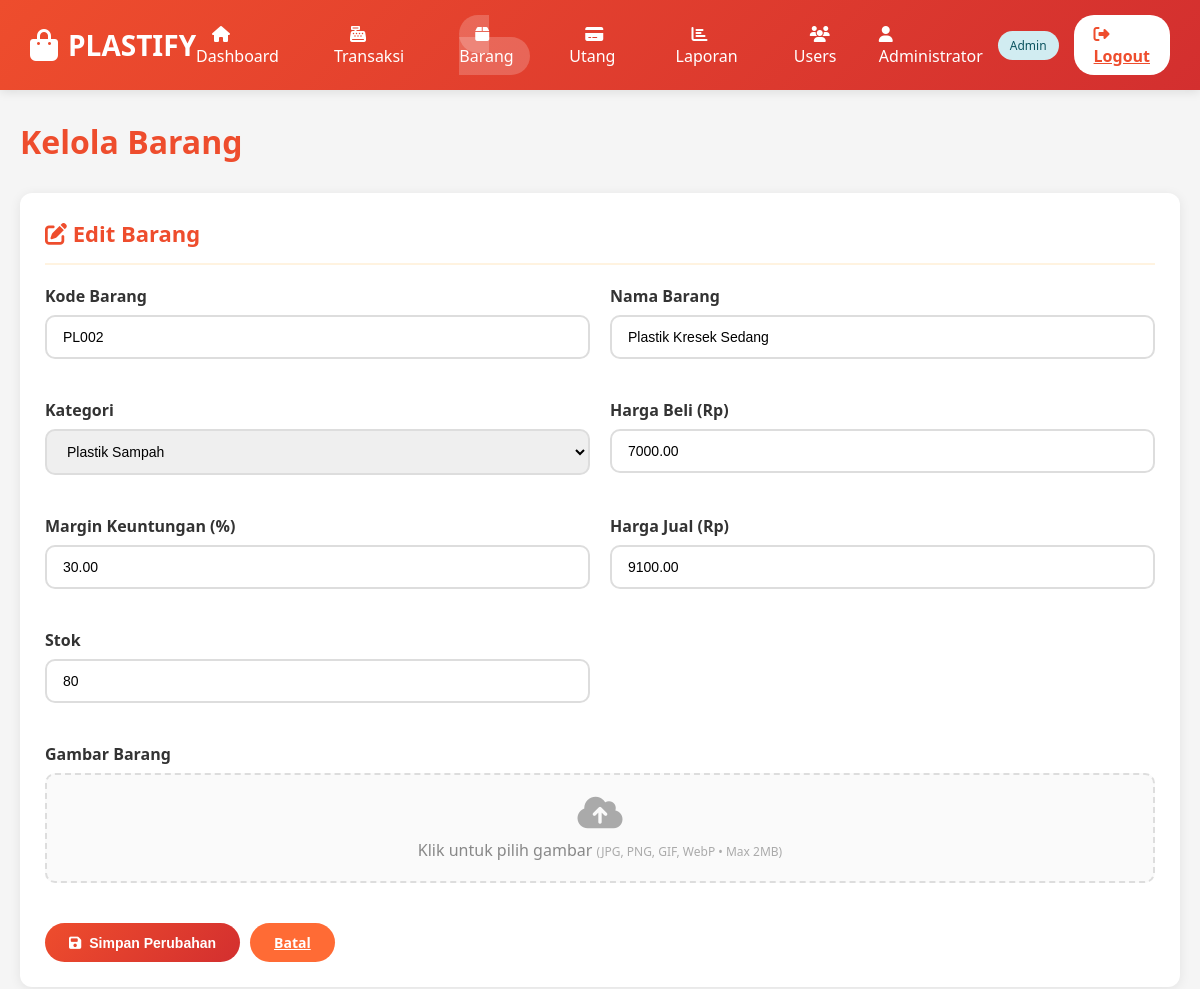
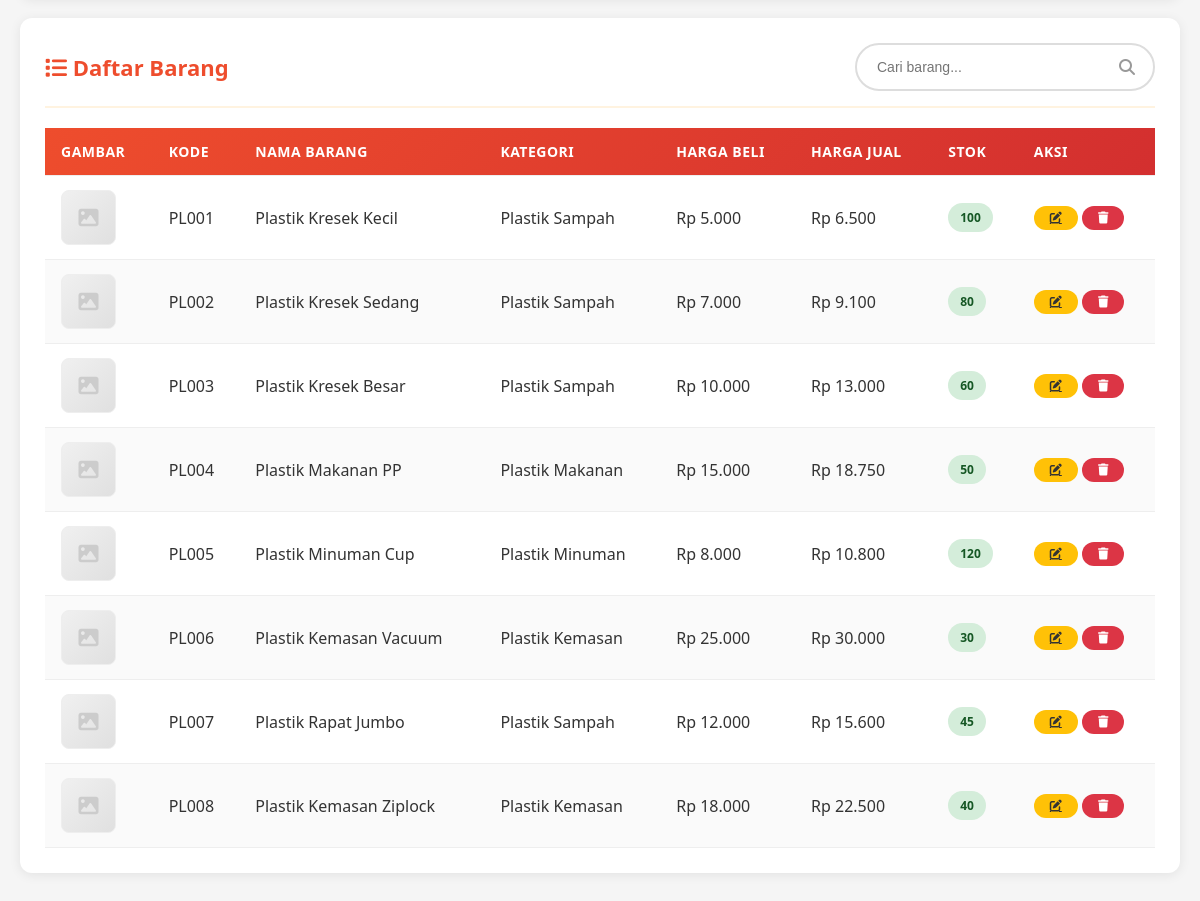
The app's page /barang.php?edit=2 (signed in) with its own data (2 pictures, top to bottom).
### tables this page shows
CREATE TABLE barang (
    id INT AUTO_INCREMENT PRIMARY KEY,
    kode_barang VARCHAR(50) NOT NULL UNIQUE,
    nama_barang VARCHAR(200) NOT NULL,
    kategori_id INT NOT NULL,
    harga_beli DECIMAL(10, 2) NOT NULL,
    margin_keuntungan DECIMAL(5, 2) DEFAULT 20.00,
    harga_jual DECIMAL(10, 2) NOT NULL,
    stok INT DEFAULT 0,
    gambar VARCHAR(255),
    created_at TIMESTAMP DEFAULT CURRENT_TIMESTAMP,
    updated_at TIMESTAMP DEFAULT CURRENT_TIMESTAMP ON UPDATE CURRENT_TIMESTAMP,
    FOREIGN KEY (kategori_id) REFERENCES kategori_barang(id) ON DELETE RESTRICT
);

CREATE TABLE kategori_barang (
    id INT AUTO_INCREMENT PRIMARY KEY,
    nama_kategori VARCHAR(100) NOT NULL,
    created_at TIMESTAMP DEFAULT CURRENT_TIMESTAMP
);

### barang.php (the view, shortened to what this page needs)
<?php
require_once 'config/database.php';
$search = isset($_GET['search']) ? trim($_GET['search']) : '';
$categories = $pdo->query("SELECT * FROM kategori_barang ORDER BY nama_kategori")->fetchAll();
if ($search) {
    $stmt = $pdo->prepare("SELECT b.*, k.nama_kategori FROM barang b LEFT JOIN kategori_barang k ON b.kategori_id = k.id WHERE b.nama_barang LIKE ? OR b.kode_barang LIKE ? ORDER BY b.kode_barang");
    $stmt->execute(["%$search%", "%$search%"]);
} else {
    $stmt = $pdo->query("SELECT b.*, k.nama_kategori FROM barang b LEFT JOIN kategori_barang k ON b.kategori_id = k.id ORDER BY b.kode_barang");
}
$barang = $stmt->fetchAll();
$edit_barang = null;
if (isset($_GET['edit'])) {
    $stmt = $pdo->prepare("SELECT * FROM barang WHERE id = ?");
    $stmt->execute([$_GET['edit']]);
    $edit_barang = $stmt->fetch();
}
?>
<!DOCTYPE html>
<html lang="id">
<head>
    <link rel="stylesheet" href="assets/css/style.css">
    <link rel="stylesheet" href="https://cdnjs.cloudflare.com/ajax/libs/font-awesome/6.4.0/css/all.min.css">
</head>
<body>
    <header class="header">
        <div class="header-content">
            <div class="logo">
                <i class="fas fa-shopping-bag"></i> PLASTIFY
            </div>
            <ul class="nav-menu">
                <li><a href="dashboard.php"><i class="fas fa-home"></i> Dashboard</a></li>
                <li><a href="transaksi.php"><i class="fas fa-cash-register"></i> Transaksi</a></li>
                <li><a href="barang.php" class="active"><i class="fas fa-box"></i> Barang</a></li>
                <li><a href="utang.php"><i class="fas fa-credit-card"></i> Utang</a></li>
                <li><a href="laporan.php"><i class="fas fa-chart-bar"></i> Laporan</a></li>
                <?php if ($_SESSION['role'] == 'admin'): ?>
                    <li><a href="users.php"><i class="fas fa-users"></i> Users</a></li>
                <?php endif; ?>
            </ul>
            <div class="user-info">
                <span><i class="fas fa-user"></i> <?php echo htmlspecialchars($_SESSION['nama_lengkap']); ?></span>
                <span class="badge badge-info"><?php echo ucfirst($_SESSION['role']); ?></span>
                <a href="logout.php" class="btn-logout"><i class="fas fa-sign-out-alt"></i> Logout</a>
            </div>
        </div>
    </header>
    <div class="container">
        <h1 style="margin-bottom: 30px; color: var(--primary-orange);">Kelola Barang</h1>
        <div class="card">
            <div class="card-header">
                <h2 class="card-title"><i class="fas fa-<?php echo $edit_barang ? 'edit' : 'plus'; ?>"></i> <?php echo $edit_barang ? 'Edit Barang' : 'Tambah Barang Baru'; ?></h2>
            </div>
            <form method="POST" action="" enctype="multipart/form-data">
                <div style="display: grid; grid-template-columns: 1fr 1fr; gap: 20px;">
                    <div class="form-group">
                        <label class="form-label">Kode Barang</label>
                        <input type="text" name="kode_barang" class="form-control" value="<?php echo $edit_barang ? htmlspecialchars($edit_barang['kode_barang']) : ''; ?>" required>
                    </div>
                    <div class="form-group">
                        <label class="form-label">Nama Barang</label>
                        <input type="text" name="nama_barang" class="form-control" value="<?php echo $edit_barang ? htmlspecialchars($edit_barang['nama_barang']) : ''; ?>" required>
                    </div>
                    <div class="form-group">
                        <label class="form-label">Kategori</label>
                        <select name="kategori_id" class="form-control" required>
                            <?php foreach ($categories as $cat): ?>
                                <option value="<?php echo $cat['id']; ?>" <?php echo $edit_barang && $edit_barang['kategori_id'] == $cat['id'] ? 'selected' : ''; ?>>
                                    <?php echo htmlspecialchars($cat['nama_kategori']); ?>
                                </option>
                            <?php endforeach; ?>
                        </select>
                    </div>
                    <div class="form-group">
                        <label class="form-label">Harga Beli (Rp)</label>
                        <input type="number" name="harga_beli" class="form-control" step="0.01" value="<?php echo $edit_barang ? $edit_barang['harga_beli'] : ''; ?>" required>
                    </div>
                    <div class="form-group">
                        <label class="form-label">Margin Keuntungan (%)</label>
                        <input type="number" name="margin_keuntungan" class="form-control" step="0.01" value="<?php echo $edit_barang ? $edit_barang['margin_keuntungan'] : '20.00'; ?>" required>
                    </div>
                    <div class="form-group">
                        <label class="form-label">Harga Jual (Rp)</label>
                        <input type="number" name="harga_jual" class="form-control" step="0.01" value="<?php echo $edit_barang ? $edit_barang['harga_jual'] : ''; ?>" required>
                    </div>
                    <div class="form-group">
                        <label class="form-label">Stok</label>
                        <input type="number" name="stok" class="form-control" value="<?php echo $edit_barang ? $edit_barang['stok'] : '0'; ?>" required>
                    </div>
                    <div class="form-group" style="grid-column: 1 / -1;">
                        <label class="form-label">Gambar Barang</label>
                        <div style="border: 2px dashed var(--border-color, #ddd); border-radius: 10px; padding: 20px; text-align: center; background: rgba(0,0,0,0.02); cursor: pointer;" onclick="document.getElementById('gambar-input').click()">
                            <div id="image-preview-wrap">
                                <?php if ($edit_barang && !empty($edit_barang['gambar'])): ?>
                                    <img id="image-preview" src="<?php echo htmlspecialchars($edit_barang['gambar']); ?>" alt="Gambar" style="max-height:180px; max-width:100%; border-radius:8px; object-fit:contain; display:block; margin:0 auto 10px;">
                                    <p style="color:#666; font-size:13px; margin:0;">Klik untuk ganti gambar</p>
                                <?php else: ?>
                                    <div id="upload-placeholder">
                                        <i class="fas fa-cloud-upload-alt" style="font-size:36px; color:#aaa; display:block; margin-bottom:8px;"></i>
                                        <p style="color:#888; margin:0;">Klik untuk pilih gambar <span style="color:#aaa; font-size:12px;">(JPG, PNG, GIF, WebP &bull; Max 2MB)</span></p>
                                    </div>
                                <?php endif; ?>
                            </div>
                        </div>
                    </div>
                </div>
                <div style="display: flex; gap: 10px; margin-top: 20px;">
                    <button type="submit" class="btn btn-primary">
                        <i class="fas fa-<?php echo $edit_barang ? 'save' : 'plus'; ?>"></i> <?php echo $edit_barang ? 'Simpan Perubahan' : 'Tambah Barang'; ?>
                    </button>
                    <?php if ($edit_barang): ?>
                        <a href="barang.php" class="btn btn-secondary">Batal</a>
                    <?php endif; ?>
                </div>
            </form>
        </div>
        <div class="card">
            <div class="card-header">
                <h2 class="card-title"><i class="fas fa-list"></i> Daftar Barang</h2>
                <div class="search-box" style="margin-bottom: 0; width: 300px;">
                    <form method="GET" action="">
                        <input type="text" name="search" placeholder="Cari barang..." value="<?php echo htmlspecialchars($search); ?>">
                        <i class="fas fa-search"></i>
                    </form>
                </div>
            </div>
            <div class="table-responsive">
                <table class="table">
                    <thead>
                        <tr>
                            <th>Gambar</th>
                            <th>Kode</th>
                            <th>Nama Barang</th>
                            <th>Kategori</th>
                            <th>Harga Beli</th>
                            <th>Harga Jual</th>
                            <th>Stok</th>
                            <th>Aksi</th>
                        </tr>
                    </thead>
                    <tbody>
                        <?php foreach ($barang as $item): ?>
                            <tr>
                                <td>
                                    <?php if (!empty($item['gambar']) && file_exists($item['gambar'])): ?>
                                        <img src="<?php echo htmlspecialchars($item['gambar']); ?>" alt="<?php echo htmlspecialchars($item['nama_barang']); ?>" style="width:55px; height:55px; object-fit:cover; border-radius:8px; border:1px solid #eee;">
                                    <?php else: ?>
                                        <div style="width:55px; height:55px; border-radius:8px; background:linear-gradient(135deg,#f0f0f0,#e0e0e0); display:flex; align-items:center; justify-content:center; border:1px solid #eee;">
                                            <i class="fas fa-image" style="color:#ccc; font-size:20px;"></i>
                                        </div>
                                    <?php endif; ?>
                                </td>
                                <td><?php echo htmlspecialchars($item['kode_barang']); ?></td>
                                <td><?php echo htmlspecialchars($item['nama_barang']); ?></td>
                                <td><?php echo htmlspecialchars($item['nama_kategori'] ?? '-'); ?></td>
                                <td>Rp <?php echo number_format($item['harga_beli'], 0, ',', '.'); ?></td>
                                <td>Rp <?php echo number_format($item['harga_jual'], 0, ',', '.'); ?></td>
                                <td>
                                    <?php if ($item['stok'] < 10): ?>
                                        <span class="badge badge-danger"><?php echo $item['stok']; ?></span>
                                    <?php else: ?>
                                        <span class="badge badge-success"><?php echo $item['stok']; ?></span>
                                    <?php endif; ?>
                                </td>
                                <td>
                                    <a href="barang.php?edit=<?php echo $item['id']; ?>" class="btn btn-warning btn-sm">
                                        <i class="fas fa-edit"></i>
                                    </a>
                                    <form method="POST" action="" style="display: inline;" onsubmit="return confirm('Yakin ingin menghapus barang ini?');">
                                        <button type="submit" class="btn btn-danger btn-sm">
                                            <i class="fas fa-trash"></i>
                                        </button>
                                    </form>
                                </td>
                            </tr>
                        <?php endforeach; ?>
                    </tbody>
                </table>
            </div>
        </div>
    </div>
</body>
</html>

### assets/css/style.css (style rules this page uses)
* { margin: 0; padding: 0; box-sizing: border-box; }
body { font-family: 'Segoe UI', Tahoma, Geneva, Verdana, sans-serif; background-color: #f5f5f5; color: #333; }
:root { --primary-orange: #ee4d2d; --primary-red: #d32f2f; --secondary-orange: #ff6b35; --light-orange: #fff3e0; --dark-gray: #333; --light-gray: #f5f5f5; --white: #ffffff; --success: #28a745; --danger: #dc3545; --warning: #ffc107; --info: #17a2b8; }
.header { background: linear-gradient(135deg, var(--primary-orange), var(--primary-red)); color: var(--white); padding: 15px 30px; box-shadow: 0 2px 10px rgba(0,0,0,0.1); position: sticky; top: 0; z-index: 1000; }
.header-content { display: flex; justify-content: space-between; align-items: center; max-width: 1400px; margin: 0 auto; }
.logo { font-size: 28px; font-weight: bold; display: flex; align-items: center; gap: 10px; }
.logo i { font-size: 32px; }
.nav-menu { display: flex; gap: 20px; list-style: none; }
.nav-menu a { color: var(--white); text-decoration: none; font-weight: 500; padding: 8px 16px; border-radius: 20px; transition: all 0.3s; }
.nav-menu a:hover, .nav-menu a.active { background-color: rgba(255,255,255,0.2); }
.user-info { display: flex; align-items: center; gap: 15px; }
.user-info span { font-weight: 500; }
.btn-logout { background-color: var(--white); color: var(--primary-orange); border: none; padding: 8px 20px; border-radius: 20px; cursor: pointer; font-weight: 600; transition: all 0.3s; }
.container { max-width: 1400px; margin: 30px auto; padding: 0 20px; }
.card { background: var(--white); border-radius: 12px; box-shadow: 0 2px 12px rgba(0,0,0,0.08); padding: 25px; margin-bottom: 20px; }
.card-header { display: flex; justify-content: space-between; align-items: center; margin-bottom: 20px; padding-bottom: 15px; border-bottom: 2px solid var(--light-orange); }
.card-title { font-size: 22px; font-weight: 700; color: var(--primary-orange); }
.btn { padding: 10px 24px; border: none; border-radius: 25px; cursor: pointer; font-weight: 600; font-size: 14px; transition: all 0.3s; display: inline-flex; align-items: center; gap: 8px; }
.btn-primary { background: linear-gradient(135deg, var(--primary-orange), var(--primary-red)); color: var(--white); }
.btn-secondary { background-color: var(--secondary-orange); color: var(--white); }
.btn-danger { background-color: var(--danger); color: var(--white); }
.btn-warning { background-color: var(--warning); color: var(--dark-gray); }
.btn-sm { padding: 6px 16px; font-size: 12px; }
.form-group { margin-bottom: 20px; }
.form-label { display: block; margin-bottom: 8px; font-weight: 600; color: var(--dark-gray); }
.form-control { width: 100%; padding: 12px 16px; border: 2px solid #ddd; border-radius: 10px; font-size: 14px; transition: all 0.3s; }
.form-control::placeholder { color: #999; }
select.form-control { cursor: pointer; }
.table-responsive { overflow-x: auto; }
.table { width: 100%; border-collapse: collapse; }
.table thead { background: linear-gradient(135deg, var(--primary-orange), var(--primary-red)); color: var(--white); }
.table th, .table td { padding: 14px 16px; text-align: left; border-bottom: 1px solid #eee; }
.table th { font-weight: 600; font-size: 14px; text-transform: uppercase; letter-spacing: 0.5px; }
.table tbody tr:nth-child(even) { background-color: #fafafa; }
.badge { padding: 6px 12px; border-radius: 20px; font-size: 12px; font-weight: 600; display: inline-block; }
.badge-success { background-color: #d4edda; color: #155724; }
.badge-info { background-color: #d1ecf1; color: #0c5460; }
.search-box { position: relative; margin-bottom: 20px; }
.search-box input { width: 100%; padding: 14px 50px 14px 20px; border: 2px solid #ddd; border-radius: 30px; font-size: 14px; transition: all 0.3s; }
.search-box i { position: absolute; right: 20px; top: 50%; transform: translateY(-50%); color: #999; }

### records on screen
barang: kode_barang "PL002", nama_barang "Plastik Kresek Sedang", kategori_id "Plastik Sampah", harga_beli "7000.00", margin_keuntungan "30.00", harga_jual "9100.00", stok "80", kategori.nama_kategori "Plastik Sampah", harga_beli "7.000", harga_jual "9.100"
barang: kode_barang "PL001", nama_barang "Plastik Kresek Kecil", kategori.nama_kategori "Plastik Sampah", harga_beli "5.000", harga_jual "6.500", stok "100"
barang: kode_barang "PL003", nama_barang "Plastik Kresek Besar", kategori.nama_kategori "Plastik Sampah", harga_beli "10.000", harga_jual "13.000", stok "60"
barang: kode_barang "PL004", nama_barang "Plastik Makanan PP", kategori.nama_kategori "Plastik Makanan", harga_beli "15.000", harga_jual "18.750", stok "50"
barang: kode_barang "PL005", nama_barang "Plastik Minuman Cup", kategori.nama_kategori "Plastik Minuman", harga_beli "8.000", harga_jual "10.800", stok "120"
barang: kode_barang "PL006", nama_barang "Plastik Kemasan Vacuum", kategori.nama_kategori "Plastik Kemasan", harga_beli "25.000", harga_jual "30.000", stok "30"
barang: kode_barang "PL007", nama_barang "Plastik Rapat Jumbo", kategori.nama_kategori "Plastik Sampah", harga_beli "12.000", harga_jual "15.600", stok "45"
barang: kode_barang "PL008", nama_barang "Plastik Kemasan Ziplock", kategori.nama_kategori "Plastik Kemasan", harga_beli "18.000", harga_jual "22.500", stok "40"

### other values on screen
$_SESSION['nama_lengkap'] "Administrator"
$_SESSION['role'] "Admin"
